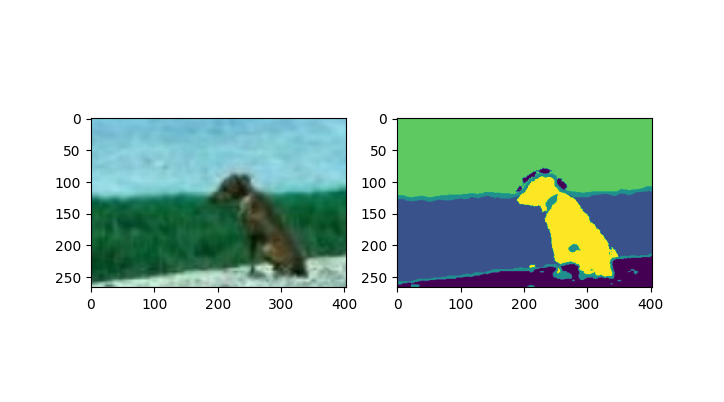

Reproduce this figure in Python.
import numpy as np
import matplotlib.pyplot as plt


img = plt.imread('C:/Users/lietorest/Desktop/学习/大二下/机器学习/练习/练习6/raw2.jpg')  # 读取图片信息
row = img.shape[0]
col = img.shape[1]
plt.figure(1)
plt.subplot(1, 2, 1)
plt.imshow(img)


def fcm(data, threshold, k, m):
    # 初始化
    data = data.reshape(-1, 3)
    cluster_center = np.zeros([k, 3])  # 簇心
    distance = np.zeros([k, row * col])  # 欧氏距离
    times = 0  # 迭代次数
    goal_j = np.array([])  # 迭代终止条件：目标函数
    goal_u = np.array([])  # 迭代终止条件：隶属度矩阵元素最大变化量
    # 初始化隶属度矩阵U
    u = np.random.dirichlet(np.ones(k), row * col).T
    while 1:
        times += 1
        for i in range(k):
            cluster_center[i] = np.sum((np.tile(u[i] ** m, (3, 1))).T * data, axis=0) / np.sum(u[i] ** m)
        for i in range(k):
            distance[i] = np.sqrt(np.sum((data - np.tile(cluster_center[i], (row * col, 1))) ** 2, axis=1))
        # 目标函数
        goal_j = np.append(goal_j, np.sum((u ** m) * distance ** 2))
        # 更新隶属度矩阵
        oldu = u.copy()  # 记录上一次隶属度矩阵
        u = np.zeros([k, row * col])
        for i in range(k):
            for j in range(k):
                u[i] += (distance[i] / distance[j]) ** (2 / (m - 1))
            u[i] = 1 / u[i]
        goal_u = np.append(goal_u, np.max(u - oldu))  # 隶属度元素最大变化量
        # 判断隶属度矩阵元素最大变化量是否小于阈值
        if np.max(u - oldu) <= threshold:
            break
    return u, goal_j, goal_u


if __name__ == '__main__':
    img_show, goal1_j, goal2_u = fcm(img, 1e-09, 5, 2)
    img_show = np.argmax(img_show, axis=0)
    plt.subplot(1, 2, 2)
    plt.imshow(img_show.reshape([row, col]))
    plt.show()
